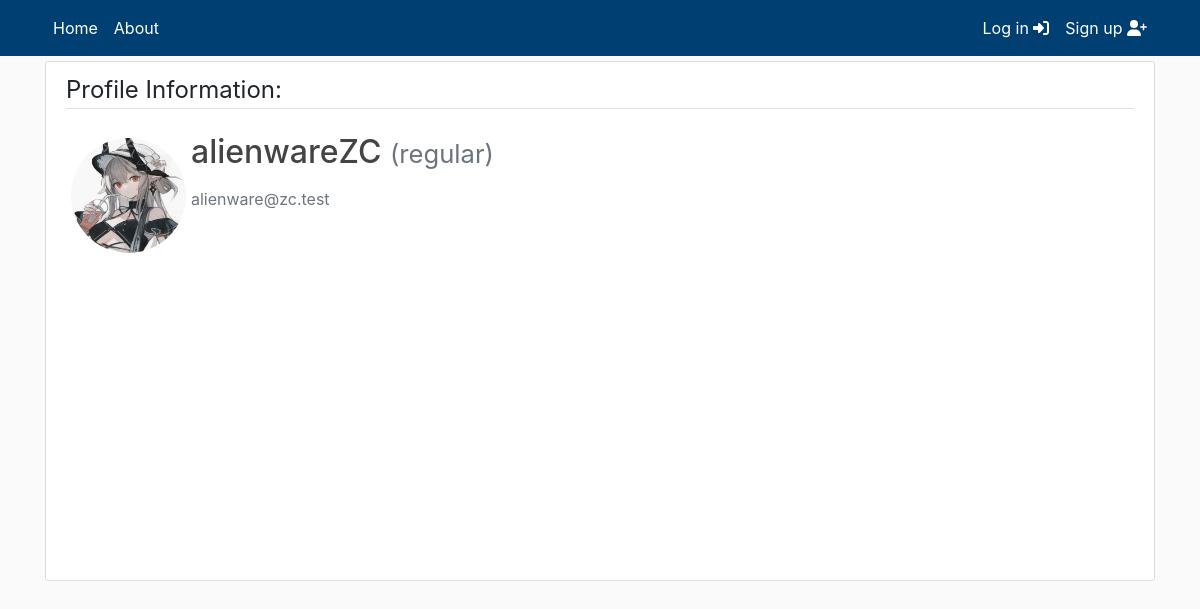
The page /profile/alienwareZC on the database its author committed.
### users/models.py (models this page shows, shortened)
class CustomUser(AbstractUser):
    def image_upload_to(self, instance=None):
        if instance:
            return os.path.join('Users', self.username, instance)
        return None
    STATUS = (('regular', 'regular'), ('subscriber', 'subscriber'),
              ('moderator', 'moderator'))
    email = models.EmailField(unique=True)
    status = models.CharField(max_length=100, choices=STATUS, default='regular')
    description = models.TextField('Description',
                                   max_length=600,
                                   default='',
                                   blank=True)
    image = models.ImageField(default='default/user.jpg',
                              upload_to=image_upload_to)

### users/views.py (the view, shortened to what this page needs)
# urls.py: path("profile/<username>", views.profile, name="profile"),
def profile(request, username):
    user = get_user_model().objects.filter(username=username).first()
    if user:
        form = UserUpdateForm(instance=user)
        form.fields['description'].widget.attrs = {'rows': 1}
        return render(request, 'users/profile.html', context={'form': form})
    return redirect("homepage")

### users/templates/users/profile.html (shortened to what this page needs)
{% extends "main/header.html" %} {% load crispy_forms_tags %}
{% block content %}
<div
	class="content-section col-lg-12 col-md-12 col-sm-12 tutorial-style"
	style="min-height: 65vh"
>
	<legend class="border-bottom mb-4">Profile Information:</legend>
	<form method="POST" enctype="multipart/form-data">
		<div class="media">
			{% if user.username == form.instance.username %}
			<input id="id_image" type="file" name="image" hidden />
			<label for="id_image">
				<img
					class="rounded-circle account-img profile-image"
					style="cursor: pointer"
					src="{{ form.instance.image.url }}"
					title="Upload new image"
				/>
			</label>
			{% else %}
			<img
				class="rounded-circle account-img profile-image"
				,
				src="{{ form.instance.image.url }}"
			/>
			{% endif %}
			<div class="media-body">
				<h2 class="account-heading">
					{{ form.instance.username }}
					<small class="text-muted">({{ form.instance.status }})</small>
				</h2>
				<p class="text-secondary">{{ form.instance.email }}</p>
			</div>
		</div>
	</form>
</div>
{% endblock content %}

### main/static/main/main.css (style rules this page uses)
:root { --footercolor: #003F72; --navbarcolor: #003F72; --btncolor: #003F72; --socialcolor: #003F72; --brightText: #ffffff; }
body { background: #fafafa; }
h1, h2, h3, h4, h5, h6 { color: #444444; }
.content-section { background: #ffffff; padding: 10px 20px; border: 1px solid #dddddd; border-radius: 3px; margin-bottom: 20px; }
.profile-image { width: 125px; height: 125px; padding: 5px; }

### rows shown on the page
CustomUser: instance.image (placeholder picture), instance.username "alienwareZC", instance.status "regular", instance.email "alienware@zc.test"
